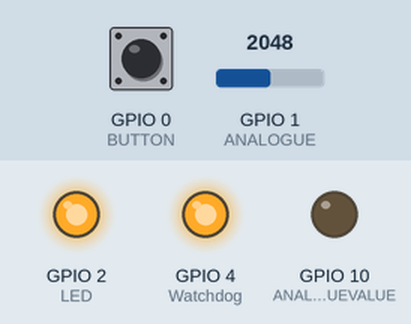
The sketch below on a simulated ESP32-S3. Shown: output pins drawn as LEDs (lit = HIGH). Inputs (shaded band) come from the test bench; at power-on: GPIO 0 (BUTTON) LOW, GPIO 1 (ANALOGUE) = 2048.

Above: at 0.1 s.
At 1.1 s:
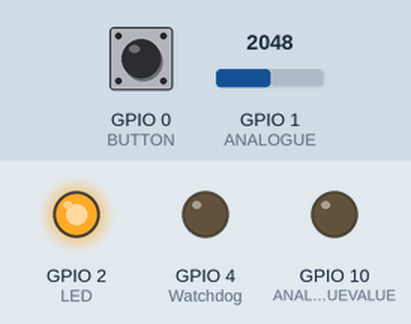
Timing chart, 0 to 2.6 s (numbered marks = the images above):
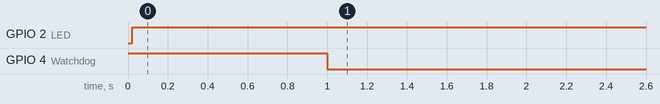

Measured:
- by itself, GPIO 2 (LED): LOW → HIGH at 0.02 s
- by itself, GPIO 4 (Watchdog): LOW → HIGH at 0.00 s, → LOW 1.0 s later

The sketch:

Assignment3.ino
```cpp
#include <stdio.h>
#include "freertos/FreeRTOS.h"
#include "freertos/task.h"
#include "freertos/queue.h"
#include "freertos/semphr.h"
#include "esp_system.h"


#define Watchdog 4
#define LED 2
#define BUTTON 0
#define ANALOGUE A0
#define ANALOGUEVALUE 10


int average_analogue = 0;
int BUTTONstate = 0;
int Frequency = 0;

//Struct for printing
typedef struct Output {
  int average_analogue;
  int BUTTONstate;
  int Frequency;

} Output;


void Task1( void *pvParameters );
void Task2( void *pvParameters );
void Task3( void *pvParameters );
void Task4and5( void *pvParameters );
void Task6( void *pvParameters );
void Task7and8( void *pvParameters );
void Task9( void *pvParameters );


SemaphoreHandle_t AnalogSemaphore;
SemaphoreHandle_t FrequencySemaphore;
SemaphoreHandle_t ButtonSemaphore;


void setup() {
  // put your setup code here, to run once:
  Serial.begin(115200);
  pinMode(Watchdog, OUTPUT);
  pinMode(LED, OUTPUT);
  pinMode(BUTTON,INPUT);
  pinMode(ANALOGUE,INPUT);
  pinMode(ANALOGUEVALUE, OUTPUT);

//Creat FreeRTOS Tasks
   xTaskCreate(
    Task1//Function name
    ,  "task1"//Identifier
    ,  256//Stack size
    ,  NULL
    ,  1  //Priority
    ,  NULL );
    xTaskCreate(
    Task2
    ,  "task2"
    ,  512
    ,  NULL
    ,  3
    ,  NULL );
    xTaskCreate(
    Task3
    ,  "task3"
    ,  256
    ,  NULL
    ,  2
    ,  NULL );
    xTaskCreate(
    Task4and5
    ,  "task4and5"
    ,  256
    ,  NULL
    ,  2
    ,  NULL );
    xTaskCreate(
    Task6
    ,  "task6"
    ,  256
    ,  NULL
    ,  3
    ,  NULL );
    xTaskCreate(
    Task7and8
    ,  "task7and8"
    ,  256
    ,  NULL
    ,  3
    ,  NULL );
    xTaskCreate(
    Task9
    ,  "task9"
    ,  256
    ,  NULL
    ,  3
    ,  NULL );

}

void loop() {
  // put your main code here, to run repeatedly:

}


void Task1(void *pvParameters ){
   digitalWrite(Watchdog,HIGH);//Send HIGH signal, turn LED on
   vTaskDelay(300 / portTICK_PERIOD_MS);
   digitalWrite(Watchdog,LOW);//Send LOW signal, turn LED off
   vTaskDelay(300 / portTICK_PERIOD_MS);
}

void Task2(void *pvParameters ){
  BUTTONstate = digitalRead(BUTTON); //Read button
  xSemaphoreGive(ButtonSemaphore);
}

void Task3(void *pvParameters ){
  int onTime = pulseIn(Watchdog,HIGH);//Get time pulse was High
  int offTime = pulseIn(Watchdog,LOW);//Get time pulse was Low
  int period = onTime+offTime;//Total time
  Frequency = 1000000.0/period;//Get frequency in Hz
  xSemaphoreGive(FrequencySemaphore);

}

void Task4and5(void *pvParameters ){

  //Get analogue reading 4 times
  int analogue1 = analogRead(ANALOGUE);
  int analogue2 = analogRead(ANALOGUE);
  int analogue3 = analogRead(ANALOGUE);
  int analogue4 = analogRead(ANALOGUE);

  average_analogue = (analogue1+analogue2+analogue3+analogue4)/4;//Get average analogue
  xSemaphoreGive(AnalogSemaphore);
}


void Task6(void *pvParameters ){
  int i = 0;
  while( i >1000){//Do 1000 times
    __asm__ __volatile__ ("nop");
    i++;
  }
}

void Task7and8(void *pvParameters ){
  int error_code;
  if (average_analogue > 1023/2){
    error_code = 1;
    digitalWrite(LED,HIGH);//Send HIGH signal, turn LED on
  }
else{
    error_code = 0;
    digitalWrite(LED,LOW);//Send LOW signal, turn LED off


}
}

void Task9(void *pvParameters ){
  //CSV
  //Semaphores to wait for values
  if ((xSemaphoreTake(AnalogSemaphore, portMAX_DELAY) == pdPASS) and (xSemaphoreTake(FrequencySemaphore, portMAX_DELAY) == pdPASS) and (xSemaphoreTake(ButtonSemaphore, portMAX_DELAY) == pdPASS)) {
    if (BUTTONstate == HIGH){//Only print when Button pressed
      Serial.print(BUTTONstate);
      Serial.print(",");
      Serial.print(average_analogue);
      Serial.print(",");
      Serial.print(Frequency);
  }
}
}
```
